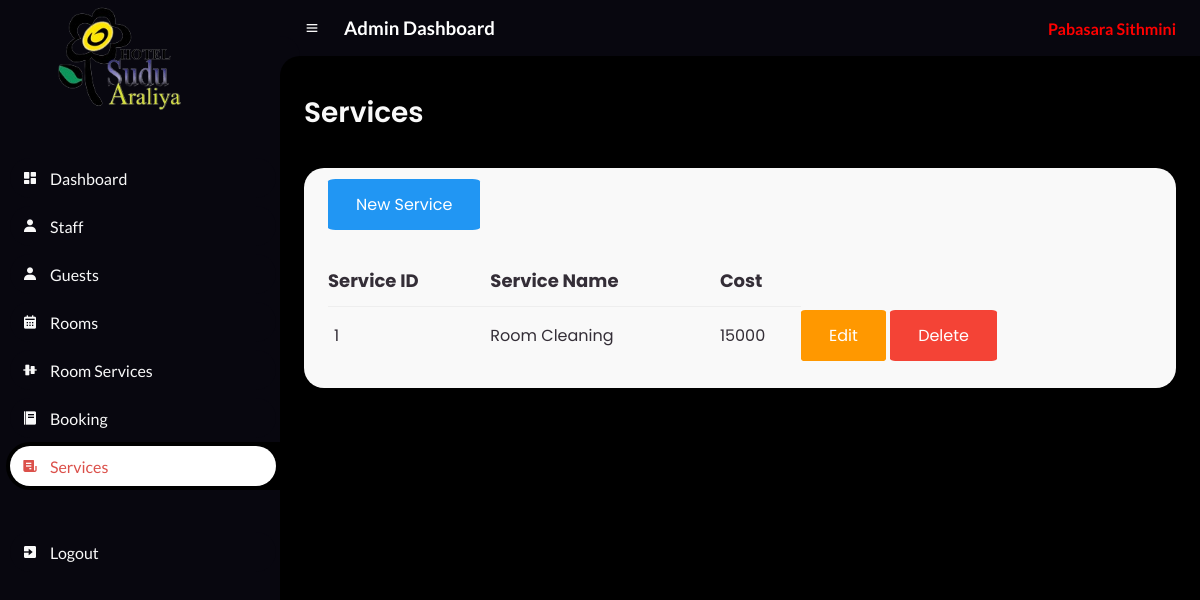
/Admin/Service.php (signed in), run on the app's committed database.
### tables this page shows
CREATE TABLE `services` (
  `id` int(50) NOT NULL,
  `Service_Name` varchar(50) NOT NULL,
  `Cost` varchar(200) NOT NULL
);

### Admin/ServiceBody.php (the view, shortened to what this page needs)
<main>
	<div class="head-title">
		<div class="left">
			<h1>Services</h1>
		</div>
	</div>
	<div class="table-data">
		<div class="order">
        <a class="btn info" href="Service_Create.php" role="button"> New Service</a>
			<br><br><br>
			<table class="table">
				<thead>
					<tr>
						<th style="font-size: large;">Service ID</th>
						<th style="font-size: large;">Service Name</th>
						<th style="font-size: large;">Cost</th>
					</tr>
				</thead>
				<tbody>
					<?php
					$servername = "localhost";
					$username = "root";
					$password = "";
					$database = "hms";
					$connection = new mysqli($servername, $username, $password, $database);
					$sql = "SELECT * FROM services";
					$result = $connection->query($sql);
					while ($row = $result->fetch_assoc()) {
						echo "
                    <tr>
                    <td>$row[id]</td>
                    <td>$row[Service_Name]</td>
                    <td>$row[Cost]</td>
                    <td >
                        <a class='btn warning btn-sm' href='Service_Edit.php?id=$row[id]'>Edit</a>
                        <a class='btn danger btn-sm' href='Service_Delete.php?id=$row[id]'>Delete</a>
                    </td>
                </tr>
                    ";
					}
					?>
				</tbody>
			</table>
		</div>
	</div>
</main>

### Admin/css/style.css (style rules this page uses)
* { margin: 0; padding: 0; box-sizing: border-box; }
a { text-decoration: none; }
:root { --poppins: 'Poppins', sans-serif; --lato: 'Lato', sans-serif; --light: #F9F9F9; --blue: #3C91E6; --light-blue: #CFE8FF; --grey: #eee; --dark-grey: #AAAAAA; --dark: #342E37; --red: #DB504A; --yellow: #FFCE26; --light-yellow: #FFF2C6; --orange: #FD7238; --light-orange: #FFE0D3; --black: #000000; --light-black: #1b1a1a; --li-black: #6F6C6C ; --slow-black:#08070f ; --lime:lime; }
html { overflow-x: hidden; }
body { overflow-x: hidden; background-color: black; }
#content main { width: 100%; padding: 36px 24px; font-family: var(--poppins); max-height: calc(100vh - 56px); overflow-y: auto; }
#content main .head-title { display: flex; align-items: center; justify-content: space-between; grid-gap: 16px; flex-wrap: wrap; }
#content main .head-title .left h1 { font-size: 28px; font-weight: 600; margin-bottom: 10px; color: var(--light); }
#content main .table-data { display: flex; flex-wrap: wrap; grid-gap: 24px; margin-top: 24px; width: 100%; color: var(--dark); }
#content main .table-data > div { border-radius: 20px; background: var(--light); padding: 24px; overflow-x: auto; }
#content main .table-data .order { flex-grow: 1; flex-basis: 500px; }
#content main .table-data .order table { width: 100%; border-collapse: collapse; }
#content main .table-data .order table th { padding-bottom: 12px; font-size: 13px; text-align: left; border-bottom: 1px solid var(--grey); }
#content main .table-data .order table td { padding: 16px 0; }
#content main .table-data .order table tr td:first-child { display: flex; align-items: center; grid-gap: 12px; padding-left: 6px; }

### Admin/css/btn.css (style rules this page uses)
.btn { border: none; color: white; padding: 14px 28px; cursor: pointer; border-radius: 5%; }
.info { background-color: #2196F3; }
.warning { background-color: #ff9800; }
.danger { background-color: #f44336; }

### Admin/Included/navContainer.php (style rules this page uses)
* { text-decoration: none; }

### data on the page
services: id "1", Service_Name "Room Cleaning", Cost "15000"

### other printed values
$_SESSION['admin_name'] "Pabasara Sithmini"
